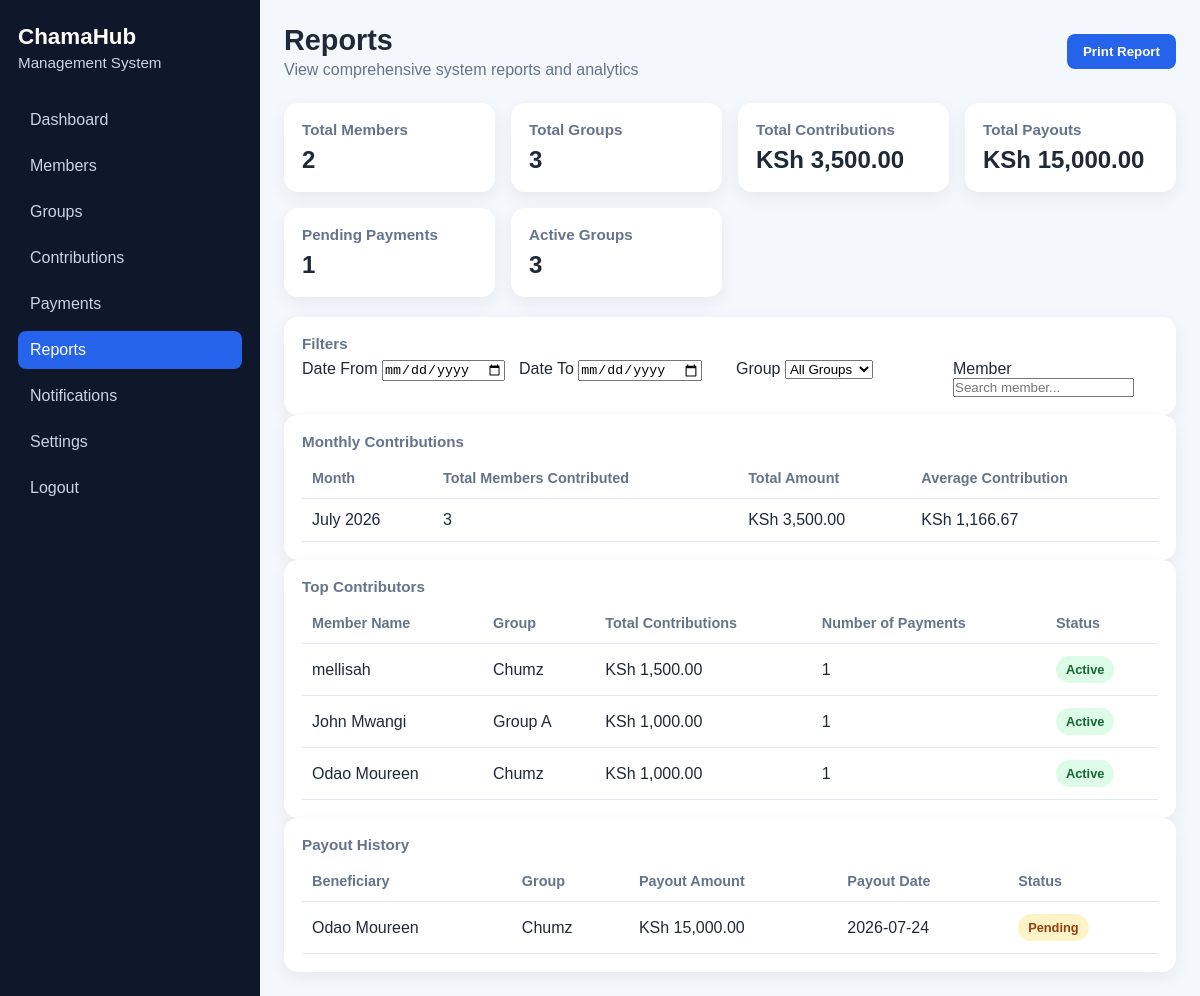
The page /reports on the database as committed earlier.
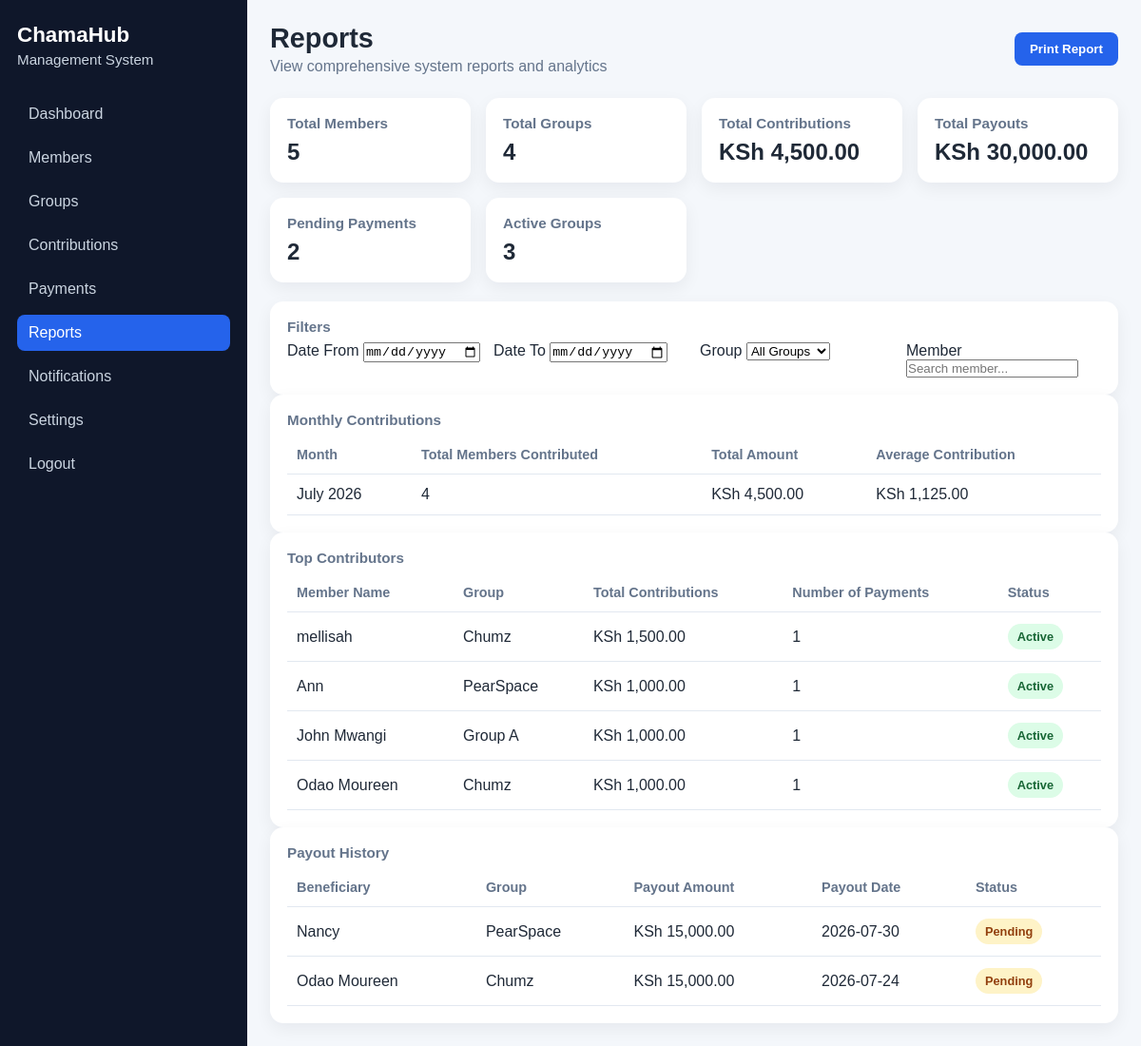
The same page on the database as committed later.
### app/models.py (models this page shows, shortened)
class Contribution(db.Model):
    __tablename__ = "contributions"
    id = db.Column(db.Integer, primary_key=True)
    member_name = db.Column(db.String(100), nullable=False)
    group_name = db.Column(db.String(100), nullable=False)
    amount = db.Column(db.Float, nullable=False, default=0.0)
    payment_date = db.Column(db.String(20), nullable=False)
    payment_status = db.Column(db.String(20), nullable=False, default="Completed")

class Payout(db.Model):
    __tablename__ = "payouts"
    id = db.Column(db.Integer, primary_key=True)
    beneficiary_name = db.Column(db.String(100), nullable=False)
    group_name = db.Column(db.String(100), nullable=False)
    amount = db.Column(db.Float, nullable=False, default=0.0)
    payout_date = db.Column(db.String(20), nullable=False)
    payment_method = db.Column(db.String(50), nullable=False, default="Bank Transfer")
    status = db.Column(db.String(20), nullable=False, default="Pending")

### app/routes.py (the view)
@main.route("/reports")
def reports():
    total_members = Member.query.count()
    total_groups = Group.query.count()
    active_groups = Group.query.filter_by(status="Active").count()
    total_contributions = Contribution.query.count()
    total_contribution_amount = db.session.query(db.func.coalesce(db.func.sum(Contribution.amount), 0.0)).scalar() or 0.0
    total_payouts = Payout.query.count()
    total_payout_amount = db.session.query(db.func.coalesce(db.func.sum(Payout.amount), 0.0)).scalar() or 0.0
    pending_payments = Payout.query.filter_by(status="Pending").count()
    groups = Group.query.order_by(Group.group_name.asc()).all()
    contributions = Contribution.query.order_by(Contribution.payment_date.desc()).all()
    monthly_data = {}
    for contribution in contributions:
        if not contribution.payment_date:
            continue
        try:
            date_obj = datetime.strptime(contribution.payment_date, "%Y-%m-%d")
            month_key = date_obj.strftime("%Y-%m")
            month_label = date_obj.strftime("%B %Y")
        except ValueError:
            month_key = contribution.payment_date[:7]
            month_label = month_key
        month_info = monthly_data.setdefault(
            month_key,
            {
                "month": month_label,
                "member_names": set(),
                "total_amount": 0.0,
                "payment_count": 0,
            },
        )
        month_info["member_names"].add(contribution.member_name)
        month_info["total_amount"] += contribution.amount
        month_info["payment_count"] += 1
    monthly_contributions = []
    for key in sorted(monthly_data.keys(), reverse=True):
        month_info = monthly_data[key]
        monthly_contributions.append(
            {
                "month": month_info["month"],
                "contributors": len(month_info["member_names"]),
                "total_amount": month_info["total_amount"],
                "average": month_info["total_amount"] / month_info["payment_count"] if month_info["payment_count"] else 0,
            }
        )
    contributor_data = {}
    for contribution in contributions:
        key = (contribution.member_name, contribution.group_name)
        entry = contributor_data.setdefault(
            key,
            {
                "member_name": contribution.member_name,
                "group_name": contribution.group_name,
                "total_amount": 0.0,
                "payment_count": 0,
            },
        )
        entry["total_amount"] += contribution.amount
        entry["payment_count"] += 1
    top_contributors = sorted(contributor_data.values(), key=lambda item: item["total_amount"], reverse=True)[:5]
    payout_history = Payout.query.order_by(Payout.payout_date.desc()).limit(5).all()
    return render_template(
        "reports.html",
        total_members=total_members,
        total_groups=total_groups,
        active_groups=active_groups,
        total_contributions=total_contributions,
        total_contribution_amount=total_contribution_amount,
        total_payouts=total_payouts,
        total_payout_amount=total_payout_amount,
        pending_payments=pending_payments,
        monthly_contributions=monthly_contributions,
        top_contributors=top_contributors,
        payout_history=payout_history,
        groups=groups,
    )

### app/templates/reports.html (shortened to what the changed rows need)
<!DOCTYPE html>
<html lang="en">
  <head>
    <link rel="stylesheet" href="{{ url_for('static', filename='css/dashboard.css') }}" />
  </head>
  <body>
    <div class="dashboard-layout">
      <aside class="sidebar">
        <div class="brand-block">
          <h2>ChamaHub</h2>
        </div>
      </aside>
      <main class="main-content">
        <header class="topbar">
          <div>
            <h1>Reports</h1>
          </div>
        </header>
        <section class="summary-grid">
          <div class="card">
            <h3>Total Members</h3>
            <p class="value">{{ total_members }}</p>
          </div>
          <div class="card">
            <h3>Total Groups</h3>
            <p class="value">{{ total_groups }}</p>
          </div>
          <div class="card">
            <h3>Total Contributions</h3>
            <p class="value">KSh {{ "{:,.2f}".format(total_contribution_amount) }}</p>
          </div>
          <div class="card">
            <h3>Total Payouts</h3>
            <p class="value">KSh {{ "{:,.2f}".format(total_payout_amount) }}</p>
          </div>
          <div class="card">
            <h3>Pending Payments</h3>
            <p class="value">{{ pending_payments }}</p>
          </div>
        </section>
        <section class="panel">
          <div class="table-wrapper">
            <table class="data-table">
              <thead>
                <tr>
                  <th>Month</th>
                  <th>Total Members Contributed</th>
                  <th>Total Amount</th>
                  <th>Average Contribution</th>
                </tr>
              </thead>
              <tbody>
                {% for month in monthly_contributions %}
                <tr>
                  <td>{{ month.month }}</td>
                  <td>{{ month.contributors }}</td>
                  <td>KSh {{ "{:,.2f}".format(month.total_amount) }}</td>
                  <td>KSh {{ "{:,.2f}".format(month.average) }}</td>
                </tr>
                {% else %}
                <tr>
                  <td colspan="4">No contribution records available.</td>
                </tr>
                {% endfor %}
              </tbody>
            </table>
          </div>
        </section>
        <section class="panel">
          <div class="table-wrapper">
            <table class="data-table">
              <thead>
                <tr>
                  <th>Member Name</th>
                  <th>Group</th>
                  <th>Total Contributions</th>
                  <th>Number of Payments</th>
                  <th>Status</th>
                </tr>
              </thead>
              <tbody>
                {% for contributor in top_contributors %}
                <tr>
                  <td>{{ contributor.member_name }}</td>
                  <td>{{ contributor.group_name }}</td>
                  <td>KSh {{ "{:,.2f}".format(contributor.total_amount) }}</td>
                  <td>{{ contributor.payment_count }}</td>
                  <td><span class="status active">Active</span></td>
                </tr>
                {% else %}
                <tr>
                  <td colspan="5">No contributor records available.</td>
                </tr>
                {% endfor %}
              </tbody>
            </table>
          </div>
        </section>
        <section class="panel">
          <div class="table-wrapper">
            <table class="data-table">
              <thead>
                <tr>
                  <th>Beneficiary</th>
                  <th>Group</th>
                  <th>Payout Amount</th>
                  <th>Payout Date</th>
                  <th>Status</th>
                </tr>
              </thead>
              <tbody>
                {% for payout in payout_history %}
                <tr>
                  <td>{{ payout.beneficiary_name }}</td>
                  <td>{{ payout.group_name }}</td>
                  <td>KSh {{ "{:,.2f}".format(payout.amount) }}</td>
                  <td>{{ payout.payout_date }}</td>
                  <td><span class="status {{ payout.status.lower() }}">{{ payout.status }}</span></td>
                </tr>
                {% else %}
                <tr>
                  <td colspan="5">No payout records available.</td>
                </tr>
                {% endfor %}
              </tbody>
            </table>
          </div>
        </section>
      </main>
    </div>
  </body>
</html>

Rows that differ between the two databases and show on the page:
added Contribution: member_name "Ann", group_name "PearSpace", total_amount "1,000.00", payment_count "1"
added Payout: beneficiary_name "Nancy", group_name "PearSpace", amount "15,000.00", payout_date "2026-07-30", status "Pending"
Other text that changed with them:
{{ total_members }}: "2" → "5"
{{ total_groups }}: "3" → "4"
{{ "{:,.2f}".format(total_contribution_amount) }}: "3,500.00" → "4,500.00"
{{ "{:,.2f}".format(total_payout_amount) }}: "15,000.00" → "30,000.00"
{{ pending_payments }}: "1" → "2"
new list line: "July 2026 4 KSh 4,500.00 KSh 1,125.00"
list line gone: "July 2026 3 KSh 3,500.00 KSh 1,166.67"
